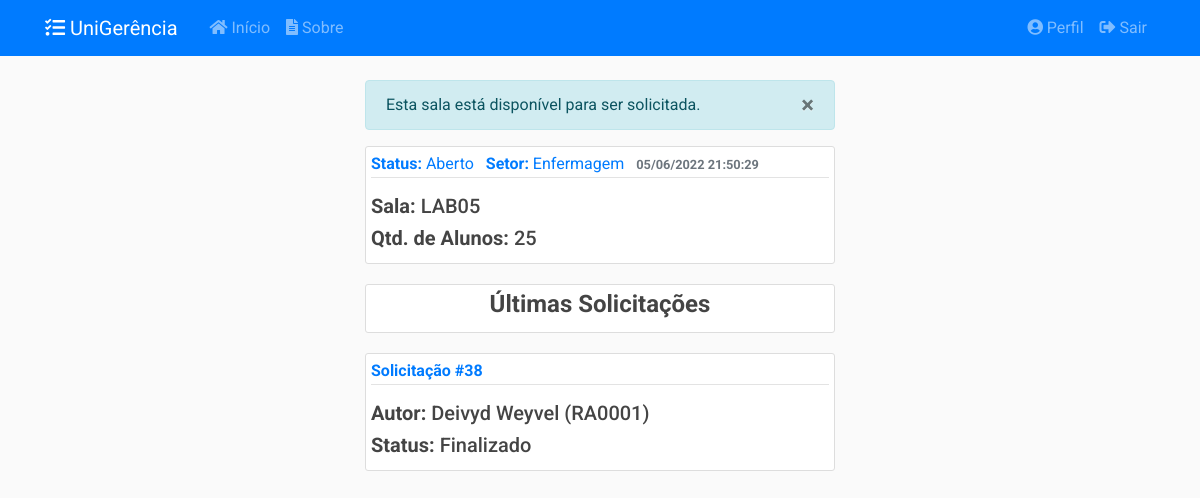
Page /salas/4 (signed in) on the earlier database version.
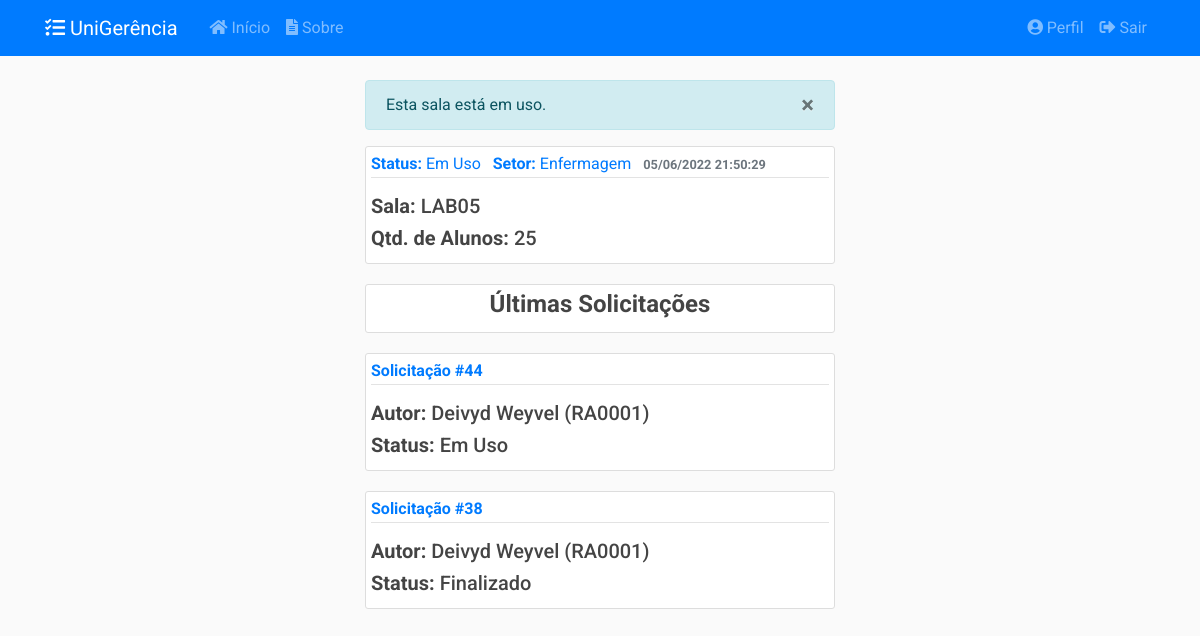
Same page on the later database version.
### app/models/salas.py (models this page shows, shortened)
class Sala(db.Model):
    __tablename__ = 'salas'
    __table_args__ = {'extend_existing': True}
    id = db.Column(db.Integer, primary_key=True)
    numero = db.Column(db.String(20), nullable=False)
    qtd_aluno = db.Column(db.Integer, nullable=False)
    data_cadastro = db.Column(db.DateTime, nullable=False,
                              default=datetime.now().astimezone(fuso_horario))
    data_atualizacao = db.Column(db.DateTime, nullable=True)
    status = db.Column(db.Enum(Status), default=Status.ABERTO.name)
    motivo_indisponibilidade = db.Column(db.Text, nullable=True)
    ativo = db.Column(db.Boolean, nullable=False, default=True)
    setor_id = db.Column(db.Integer, db.ForeignKey('setores.id'), nullable=False)
    solicitacoes = db.relationship('SolicitacaoSala', secondary=solicitacao_s,
                                   back_populates='salas')
    relatorios = db.relationship('RelatorioSala', back_populates='sala')
    setor = db.relationship('Setor', back_populates='salas')
    def __repr__(self):
        return f"{self.numero} - {self.setor.name} - Qtd. Alunos: {self.qtd_aluno}"
    def recuperar_id(sala_id):
        return Sala.query.filter_by(id=sala_id).filter_by(ativo=True).first_or_404()

### app/models/solicitacoes.py (models this page shows, shortened)
class Solicitacao(db.Model):
    __tablename__ = 'solicitacoes'
    __table_args__ = {'extend_existing': True}
    id = db.Column(db.Integer, primary_key=True)
    status = db.Column(db.Enum(Status), default=Status.ABERTO.name)
    data_abertura = db.Column(db.DateTime, nullable=False,
                              default=datetime.now().astimezone(fuso_horario))
    data_inicio_pref = db.Column(db.Date, nullable=False)
    data_fim_pref = db.Column(db.Date, nullable=False)
    data_retirada = db.Column(db.DateTime, nullable=True)
    data_devolucao = db.Column(db.DateTime, nullable=True)
    data_cancelamento = db.Column(db.DateTime, nullable=True)
    data_finalizacao = db.Column(db.DateTime, nullable=True)
    quantidade = db.Column(db.Integer, nullable=False, default=0)
    descricao = db.Column(db.String(20), nullable=False)
    tipo = db.Column(db.String(20), nullable=False)
    ativo = db.Column(db.Boolean, nullable=False, default=True)
    usuario_id = db.Column(db.Integer, db.ForeignKey('usuarios.id'),
                           nullable=False)
    turno_id = db.Column(db.Integer, db.ForeignKey('turnos.id'),
                           nullable=False)
    turno = db.relationship('Turno', back_populates='solicitacoes')
    __mapper_args__ = {
        'polymorphic_identity': 'SOLICITACAO',
        'polymorphic_on': tipo
    }
    def recuperar_ultimas_sala(sala, limite):
        return SolicitacaoSala.query.filter(
            SolicitacaoSala.salas.contains(sala)).filter_by(
            ativo=True).order_by(SolicitacaoSala.id.desc()).limit(limite)

class SolicitacaoSala(Solicitacao):
    __tablename__ = 'solicitacoes_salas'
    id = db.Column(db.Integer, db.ForeignKey('solicitacoes.id'), primary_key=True)
    setor_id = db.Column(db.Integer, db.ForeignKey('setores.id'), nullable=False)
    setor = db.relationship('Setor', back_populates='solicitacoes')
    salas = db.relationship('Sala', secondary= solicitacao_s,
                                    back_populates='solicitacoes')
    __mapper_args__ = {
        'polymorphic_identity': 'SALA',
    }

class Solicitacao(db.Model):
    __tablename__ = 'solicitacoes'
    __table_args__ = {'extend_existing': True}
    id = db.Column(db.Integer, primary_key=True)
    status = db.Column(db.Enum(Status), default=Status.ABERTO.name)
    data_abertura = db.Column(db.DateTime, nullable=False,
                              default=datetime.now().astimezone(fuso_horario))
    data_inicio_pref = db.Column(db.Date, nullable=False)
    data_fim_pref = db.Column(db.Date, nullable=False)
    data_retirada = db.Column(db.DateTime, nullable=True)
    data_devolucao = db.Column(db.DateTime, nullable=True)
    data_cancelamento = db.Column(db.DateTime, nullable=True)
    data_finalizacao = db.Column(db.DateTime, nullable=True)
    quantidade = db.Column(db.Integer, nullable=False, default=0)
    descricao = db.Column(db.String(20), nullable=False)
    tipo = db.Column(db.String(20), nullable=False)
    ativo = db.Column(db.Boolean, nullable=False, default=True)
    usuario_id = db.Column(db.Integer, db.ForeignKey('usuarios.id'),
                           nullable=False)
    turno_id = db.Column(db.Integer, db.ForeignKey('turnos.id'),
                           nullable=False)
    turno = db.relationship('Turno', back_populates='solicitacoes')
    __mapper_args__ = {
        'polymorphic_identity': 'SOLICITACAO',
        'polymorphic_on': tipo
    }
    def recuperar_ultimas_sala(sala, limite):
        return SolicitacaoSala.query.filter(
            SolicitacaoSala.salas.contains(sala)).filter_by(
            ativo=True).order_by(SolicitacaoSala.id.desc()).limit(limite)

### app/models/usuarios.py (models this page shows, shortened)
class Usuario(db.Model, UserMixin):
    __tablename__ = 'usuarios'
    __table_args__ = {'extend_existing': True}
    id = db.Column(db.Integer, primary_key=True)
    nome = db.Column(db.String(100), nullable=False)
    identificacao = db.Column(db.String(20), unique=True, nullable=False)
    email = db.Column(db.String(100), unique=True, nullable=False)
    senha = db.Column(db.String(60), nullable=False)
    data_cadastro = db.Column(db.DateTime, nullable=False,
                              default=datetime.now().astimezone(fuso_horario))
    data_atualizacao = db.Column(db.DateTime, nullable=True)
    tipo = db.Column(db.Enum(TipoUsuario), nullable=False)
    ativo = db.Column(db.Boolean, nullable=False, default=True)
    imagem_perfil = db.Column(db.String(20), nullable=False,
                              default='default.jpg')
    posts = db.relationship('Post', backref='autor',
                            foreign_keys='Post.usuario_id', lazy=True)
    recipiente = db.relationship('Post', backref='destinatario',
                                 foreign_keys='Post.destinatario_id', lazy=True)
    solicitacoes = db.relationship('Solicitacao', backref='autor', lazy=True)
    relatorios = db.relationship('Relatorio', backref='autor', lazy=True)
    def __repr__(self):
        return f"{self.nome} ({self.identificacao})"
    def verificar_prof(self):
        if self.tipo.name == 'PROF' or self.tipo.name == 'ADMIN':
            return True
        else:
            return False

### app/controllers/salas.py (the view)
@salas.route("/<int:sala_id>")
@login_required
@prof_required
def sala(sala_id):
    sala = Sala.recuperar_id(sala_id)
    solicitacoes = Solicitacao.recuperar_ultimas_sala(sala, 5)
    return render_template('salas/sala.html',
                           title=sala, sala=sala,
                           solicitacoes=solicitacoes)

### app/models/usuarios.py (called while the page is built)
@login_manager.user_loader
def load_user(user_id):
    return Usuario.query.get(int(user_id))

def prof_required(f):
    @wraps(f)
    def wrap(*args, **kwargs):
        if Usuario.verificar_prof(current_user):
            return f(*args, **kwargs)
        else:
            flash('Você não tem autorização para acessar esta página.', 'danger')
        return redirect(url_for('principal.inicio'))
    return wrap

### app/templates/salas/sala.html (shortened to what this page needs)
{% extends "layout.html" %}
{% block conteudo %}
{% if sala.status.name != 'PENDENTE' %}
<div class="alert alert-info" role="alert" id="alert-message">
    <button type="button" class="close" data-dismiss="alert">
    <span>&times;</span>
    </button>
    {% if sala.status.name == 'ABERTO' %}
    Esta sala está disponível para ser solicitada.
    {% elif sala.status.name == 'CONFIRMADO' %}
    Esta sala está confirmada para uma solicitação.
    {% elif sala.status.name == 'EMUSO' %}
    Esta sala está em uso.
    {% elif sala.status.name == 'DESABILITADO' or sala.status.name == 'EMMANUTENCAO' %}
    Esta sala está indisponível para ser solicitada.
    {% endif %}
</div>
{% endif %}
<article class="media content-section">
    <div class="media-body">
        <div class="article-metadata mb-3">
            <a class="mr-2"><strong>Status:</strong> {{ sala.status.value }}</a>
            <a class="mr-2"><strong>Setor:</strong> {{ sala.setor.name }}</a>
            <small class="text-muted"><strong>{{ sala.data_cadastro.strftime('%d/%m/%Y %H:%M:%S') }}</strong></small>
        </div>
        <h5 class="article-title"><strong>Sala:</strong> {{ sala.numero }}</h5>
        <h5 class="article-content"><strong>Qtd. de Alunos:</strong> {{ sala.qtd_aluno }}</h5>
    </div>
</article>
<article class="media content-section">
    <div class="media-body">
        <h4 class="article-content text-center"><strong>Últimas Solicitações</strong></h4>
    </div>
</article>
{% for solicitacao in solicitacoes %}
<article class="media content-section">
    <div class="media-body">
        <div class="article-metadata mb-3">
            <a class="mr-2" href="{{ url_for('solicitacoes.solicitacao', solicitacao_id=solicitacao.id )}}"><strong>Solicitação #{{ solicitacao.id }}</strong></a>
        </div>
        <h5 class="article-content"><strong>Autor:</strong> {{ solicitacao.autor }}</h5>
        <h5 class="article-content"><strong>Status:</strong> {{ solicitacao.status.value }}</h5>
    </div>
</article>
{% endfor %}
{% endblock conteudo %}

Differences in the rows shown:
changed Sala "LAB05": status.value "Aberto" → "Em Uso"
added SolicitacaoSala: id "44", autor "Deivyd Weyvel (RA0001)", status.value "Em Uso"
Other differences:
text no longer shown: "Esta sala está disponível para ser solicitada."
text now shown: "Esta sala está em uso."
